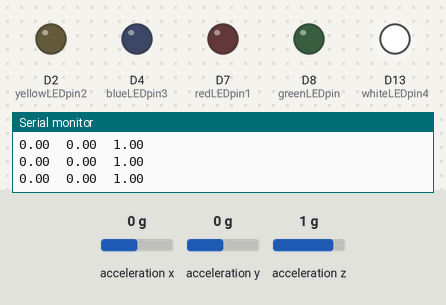
A sketch run on a simulated Arduino Nano 33 BLE. On the bench: output pins drawn as LEDs (lit = HIGH), the last lines printed to the serial monitor. Inputs (shaded band) come from the test bench; at power-on: acceleration y 0 g, acceleration x 0 g, acceleration z 1 g.

Above: at 1.2 s.
1.3 s: acceleration y set to -1.4 g
At 1.8 s:
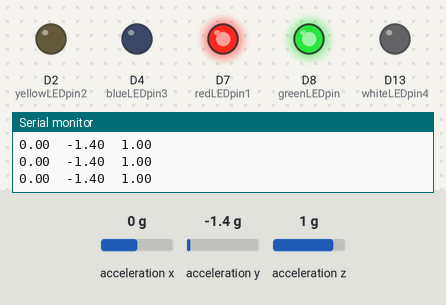
2.8 s: acceleration y set to -1.1 g
4.3 s: acceleration y set to -0.8 g
At 5.5 s:
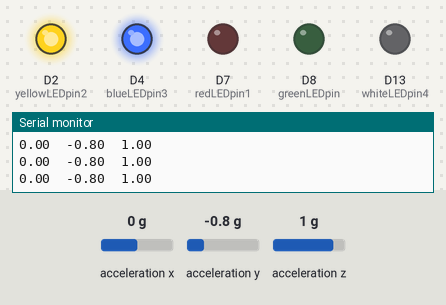
5.8 s: acceleration y set to 0 g
At 6.4 s:
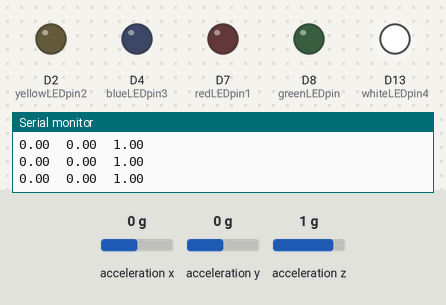
7.3 s: acceleration y set to 0.8 g
At 8.2 s:
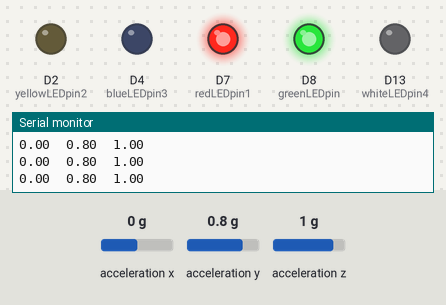
Timing chart, 0 to 9.8 s (numbered marks = the images above; inputs shaded):
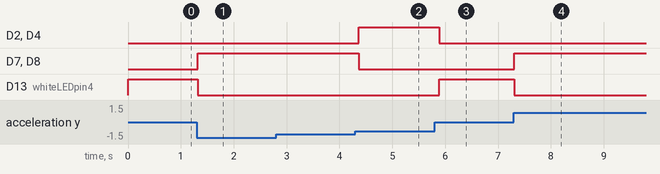

The sketch:

Simple.ino
```cpp
#include <Arduino_LSM9DS1.h>
const int greenLEDpin = 8;
const int redLEDpin1 = 7;
const int yellowLEDpin2 = 2;
const int blueLEDpin3 = 4;
const int whiteLEDpin4 = 13;

void setup() {
  Serial.begin(9600);
  pinMode(whiteLEDpin4, OUTPUT);        //set LEDs as outputs
  pinMode(yellowLEDpin2, OUTPUT);
  pinMode(blueLEDpin3, OUTPUT);
  pinMode(redLEDpin1, OUTPUT);
  pinMode(greenLEDpin, OUTPUT);

  digitalWrite(redLEDpin1, LOW);
  digitalWrite(greenLEDpin, LOW);    //set initial state as off
  digitalWrite(blueLEDpin3, LOW);
  digitalWrite(yellowLEDpin2, LOW);
  digitalWrite(whiteLEDpin4, LOW);

  while (!Serial);
  Serial.println("Started");

 if (!IMU.begin()) {
    Serial.println("Failed to initialize IMU!");

    while (1);
  }

  Serial.print("Accelerometer sample rate = ");
  Serial.print(IMU.accelerationSampleRate());
  Serial.println(" Hz");
  Serial.println();
  Serial.println("Acceleation in G's");
  Serial.println("X\tY\tZ");
}

void loop() {
  float acceleration_x, acceleration_y, acceleration_z, delta = 0.05;

    if (IMU.accelerationAvailable())
    {
      IMU.readAcceleration(acceleration_x, acceleration_y, acceleration_z);

      Serial.print(acceleration_x);
      Serial.print('\t');
      Serial.print(acceleration_y);
      Serial.print('\t');
      Serial.println(acceleration_z);

      if (acceleration_y <= delta && acceleration_y >= -delta){//The drone is hovering
            digitalWrite(greenLEDpin, LOW);
            digitalWrite(redLEDpin1, LOW);
            digitalWrite(blueLEDpin3, LOW);
            digitalWrite(yellowLEDpin2, LOW);
            digitalWrite(whiteLEDpin4, HIGH);
            }
      else if (acceleration_y > delta && acceleration_y < 1-delta){//pitch
            digitalWrite(greenLEDpin, HIGH);
            digitalWrite(redLEDpin1, HIGH);
            digitalWrite(blueLEDpin3, LOW);
            digitalWrite(yellowLEDpin2, LOW);
            digitalWrite(whiteLEDpin4, LOW);
           }
     else if (acceleration_y < -delta && acceleration_y > delta-1){//pitch right
            digitalWrite(greenLEDpin, LOW);
            digitalWrite(redLEDpin1, LOW);
            digitalWrite(blueLEDpin3, HIGH);
            digitalWrite(yellowLEDpin2, HIGH);
            digitalWrite(whiteLEDpin4, LOW);
             }
     else{
            digitalWrite(greenLEDpin, HIGH);
            digitalWrite(redLEDpin1, HIGH);
            digitalWrite(blueLEDpin3, LOW);
            digitalWrite(yellowLEDpin2, LOW);
            digitalWrite(whiteLEDpin4, LOW);

          }
            }
    delay(100);
  }
```

Measured:
- the behaviour switches between -1 and -0.9 g on acceleration y (found by bisection; images 1 and 2)
- after the input at 1.3 s, D7 (redLEDpin1), D8 (greenLEDpin): LOW → HIGH at once; D13 (whiteLEDpin4): HIGH → LOW at once
- after the input at 4.3 s, D2 (yellowLEDpin2), D4 (blueLEDpin3): LOW → HIGH after 0.06 s; D7 (redLEDpin1), D8 (greenLEDpin): HIGH → LOW after 0.06 s
- after the input at 5.8 s, D2 (yellowLEDpin2), D4 (blueLEDpin3): HIGH → LOW after 0.09 s; D13 (whiteLEDpin4): LOW → HIGH after 0.09 s
- after the input at 7.3 s, D7 (redLEDpin1), D8 (greenLEDpin): LOW → HIGH at once; D13 (whiteLEDpin4): HIGH → LOW at once
